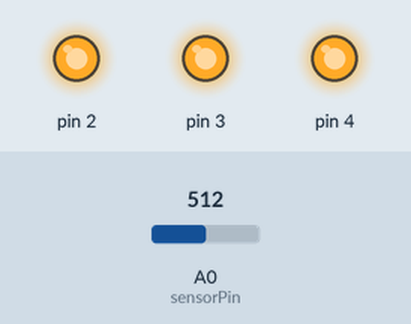
Simulated run of this sketch. Board: Arduino Uno, built with avr-gcc and run on an emulated ATmega328P. Parts: output pins drawn as LEDs (lit = HIGH). The inputs (shaded band) are chosen by the test bench; at power-on: A0 (sensorPin) = 512. What the sketch prints to the serial monitor is not drawn.

Above: at 1.2 s.
1.3 s: A0 (sensorPin) set to 183
3.3 s: A0 (sensorPin) set to 165
At 4.1 s:
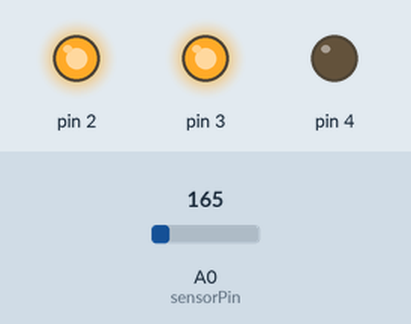
4.8 s: A0 (sensorPin) set to 122
At 6.3 s:
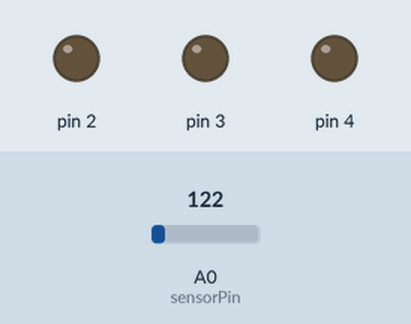
Timing chart, 0 to 7.8 s (numbered marks = the images above; inputs shaded):
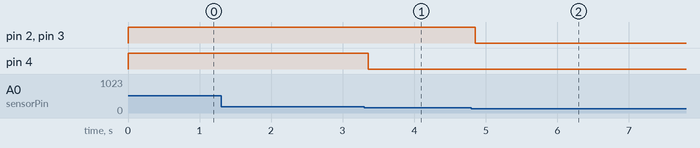

Measured:
- the behaviour switches between 166 and 165 on A0 (sensorPin) (found by bisection; images 0 and 1)
- after the input at 1.3 s, every drawn part: stays the same
- after the input at 3.3 s, pin 4: HIGH → LOW after 0.06 s
- after the input at 4.8 s, pin 2, pin 3: HIGH → LOW after 0.05 s

The sketch:

Project_03.ino
```cpp
const int sensorPin = A0; // Var aan de sensor geven
const float baselineTemp = 25.0;

void setup() {
  Serial.begin(9600); // stuur 9600 bits van ardiuno naar computer

  for(int pinNumber = 2; pinNumber<5; pinNumber++){ // een loop door pinNumber 2 tm 4
    pinMode(pinNumber, OUTPUT);
    digitalWrite(pinNumber, LOW); // zet het lampje met de bijbehorende pinNumber uit
  }

}

void loop() {
  int sensorVal = analogRead(sensorPin);

  // zet text op de computer neer met de waarde van de hittesensor
  Serial.print("Sensor Value: ");
  Serial.print(sensorVal);

  float voltage = (sensorVal/1024.0) * 5.0; // de hitte omzetten in een aantal volts

  // weergeven op computer hoeveel volt
  Serial.print(", Volts: ");
  Serial.print(voltage);

  // aantal graden berekenen en weergeven in computer
  Serial.print(", degrees C: ");
  float temperature = (voltage - .5) * 100;
  Serial.print(temperature);
// als temperatuur lager is dan de van tevoren baslineTemp graden gaat er geen lampje branden
  if(temperature < baselineTemp){
    digitalWrite(2, LOW);
    digitalWrite(3, LOW);
    digitalWrite(4, LOW);
  } else if(temperature >= baselineTemp+2 && temperature < baselineTemp+4){
    digitalWrite(2, HIGH);
    digitalWrite(3, LOW);
    digitalWrite(4, LOW);
  } else if(temperature >= baselineTemp+4 && temperature < baselineTemp+6){
    digitalWrite(2, HIGH);
    digitalWrite(3, HIGH);
    digitalWrite(4, LOW);
  } else if(temperature >= baselineTemp+6){
    digitalWrite(2, HIGH);
    digitalWrite(3, HIGH);
    digitalWrite(4, HIGH);
  }
  delay(1);
}
```
